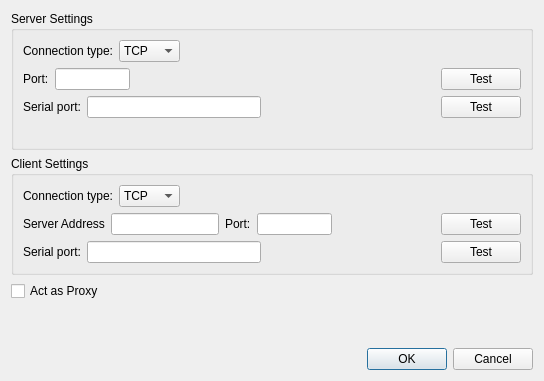
<?xml version="1.0" encoding="UTF-8"?>
<ui version="4.0">
 <class>CommunicationOptions</class>
 <widget class="QDialog" name="CommunicationOptions">
  <property name="geometry">
   <rect>
    <x>0</x>
    <y>0</y>
    <width>544</width>
    <height>381</height>
   </rect>
  </property>
  <property name="windowTitle">
   <string>Communication Settings</string>
  </property>
  <layout class="QVBoxLayout" name="verticalLayout">
   <item>
    <widget class="QGroupBox" name="gbServerSettings">
     <property name="title">
      <string>Server Settings</string>
     </property>
     <layout class="QVBoxLayout" name="verticalLayout_3">
      <item>
       <layout class="QHBoxLayout" name="horizontalLayout">
        <item>
         <widget class="QLabel" name="lServerModeConType">
          <property name="text">
           <string>Connection type:</string>
          </property>
         </widget>
        </item>
        <item>
         <widget class="QComboBox" name="cbServerModeConType">
          <item>
           <property name="text">
            <string>TCP</string>
           </property>
          </item>
          <item>
           <property name="text">
            <string>Serial</string>
           </property>
          </item>
         </widget>
        </item>
        <item>
         <spacer name="horizontalSpacer">
          <property name="orientation">
           <enum>Qt::Horizontal</enum>
          </property>
          <property name="sizeHint" stdset="0">
           <size>
            <width>40</width>
            <height>20</height>
           </size>
          </property>
         </spacer>
        </item>
       </layout>
      </item>
      <item>
       <layout class="QHBoxLayout" name="horizontalLayout_2">
        <item>
         <widget class="QLabel" name="lServerModeSrvPort">
          <property name="text">
           <string>Port:</string>
          </property>
         </widget>
        </item>
        <item>
         <widget class="QLineEdit" name="eServerModeSrvPort">
          <property name="maximumSize">
           <size>
            <width>75</width>
            <height>16777215</height>
           </size>
          </property>
         </widget>
        </item>
        <item>
         <spacer name="horizontalSpacer_2">
          <property name="orientation">
           <enum>Qt::Horizontal</enum>
          </property>
          <property name="sizeHint" stdset="0">
           <size>
            <width>40</width>
            <height>20</height>
           </size>
          </property>
         </spacer>
        </item>
        <item>
         <widget class="QPushButton" name="bServerModeTestSrv">
          <property name="text">
           <string>Test</string>
          </property>
         </widget>
        </item>
       </layout>
      </item>
      <item>
       <layout class="QHBoxLayout" name="horizontalLayout_3">
        <item>
         <widget class="QLabel" name="lServerModeSerPort">
          <property name="text">
           <string>Serial port:</string>
          </property>
         </widget>
        </item>
        <item>
         <widget class="QLineEdit" name="eServerSerialPort">
          <property name="maximumSize">
           <size>
            <width>200</width>
            <height>16777215</height>
           </size>
          </property>
         </widget>
        </item>
        <item>
         <spacer name="horizontalSpacer_3">
          <property name="orientation">
           <enum>Qt::Horizontal</enum>
          </property>
          <property name="sizeHint" stdset="0">
           <size>
            <width>40</width>
            <height>20</height>
           </size>
          </property>
         </spacer>
        </item>
        <item>
         <widget class="QPushButton" name="bServerModeTestPort">
          <property name="text">
           <string>Test</string>
          </property>
         </widget>
        </item>
       </layout>
      </item>
      <item>
       <spacer name="verticalSpacer_2">
        <property name="orientation">
         <enum>Qt::Vertical</enum>
        </property>
        <property name="sizeType">
         <enum>QSizePolicy::Fixed</enum>
        </property>
        <property name="sizeHint" stdset="0">
         <size>
          <width>20</width>
          <height>20</height>
         </size>
        </property>
       </spacer>
      </item>
     </layout>
    </widget>
   </item>
   <item>
    <widget class="QGroupBox" name="gbClientSettings">
     <property name="title">
      <string>Client Settings</string>
     </property>
     <layout class="QVBoxLayout" name="verticalLayout_2">
      <item>
       <layout class="QHBoxLayout" name="horizontalLayout_4">
        <item>
         <widget class="QLabel" name="lClientModeConType">
          <property name="text">
           <string>Connection type:</string>
          </property>
         </widget>
        </item>
        <item>
         <widget class="QComboBox" name="cbClientModeConType">
          <item>
           <property name="text">
            <string>TCP</string>
           </property>
          </item>
          <item>
           <property name="text">
            <string>Serial</string>
           </property>
          </item>
         </widget>
        </item>
        <item>
         <spacer name="horizontalSpacer_4">
          <property name="orientation">
           <enum>Qt::Horizontal</enum>
          </property>
          <property name="sizeHint" stdset="0">
           <size>
            <width>40</width>
            <height>20</height>
           </size>
          </property>
         </spacer>
        </item>
       </layout>
      </item>
      <item>
       <layout class="QHBoxLayout" name="horizontalLayout_5">
        <item>
         <widget class="QLabel" name="lClientModeSrvAddr">
          <property name="text">
           <string>Server Address</string>
          </property>
         </widget>
        </item>
        <item>
         <widget class="QLineEdit" name="eClientModeSrvAddr"/>
        </item>
        <item>
         <widget class="QLabel" name="lClientModeSrvPort">
          <property name="text">
           <string>Port:</string>
          </property>
         </widget>
        </item>
        <item>
         <widget class="QLineEdit" name="eClientModeSrvPort">
          <property name="maximumSize">
           <size>
            <width>75</width>
            <height>16777215</height>
           </size>
          </property>
         </widget>
        </item>
        <item>
         <spacer name="horizontalSpacer_5">
          <property name="orientation">
           <enum>Qt::Horizontal</enum>
          </property>
          <property name="sizeHint" stdset="0">
           <size>
            <width>40</width>
            <height>20</height>
           </size>
          </property>
         </spacer>
        </item>
        <item>
         <widget class="QPushButton" name="bClientModeTestSrv">
          <property name="text">
           <string>Test</string>
          </property>
         </widget>
        </item>
       </layout>
      </item>
      <item>
       <layout class="QHBoxLayout" name="horizontalLayout_6">
        <item>
         <widget class="QLabel" name="lClientModeSerPort">
          <property name="text">
           <string>Serial port:</string>
          </property>
         </widget>
        </item>
        <item>
         <widget class="QLineEdit" name="eClientSerialPort">
          <property name="maximumSize">
           <size>
            <width>200</width>
            <height>16777215</height>
           </size>
          </property>
         </widget>
        </item>
        <item>
         <spacer name="horizontalSpacer_6">
          <property name="orientation">
           <enum>Qt::Horizontal</enum>
          </property>
          <property name="sizeHint" stdset="0">
           <size>
            <width>40</width>
            <height>20</height>
           </size>
          </property>
         </spacer>
        </item>
        <item>
         <widget class="QPushButton" name="bClientModeTestPort">
          <property name="text">
           <string>Test</string>
          </property>
         </widget>
        </item>
       </layout>
      </item>
     </layout>
    </widget>
   </item>
   <item>
    <widget class="QCheckBox" name="chbActAsProxy">
     <property name="text">
      <string>Act as Proxy</string>
     </property>
    </widget>
   </item>
   <item>
    <spacer name="verticalSpacer">
     <property name="orientation">
      <enum>Qt::Vertical</enum>
     </property>
     <property name="sizeHint" stdset="0">
      <size>
       <width>20</width>
       <height>40</height>
      </size>
     </property>
    </spacer>
   </item>
   <item>
    <widget class="QDialogButtonBox" name="buttonBox">
     <property name="orientation">
      <enum>Qt::Horizontal</enum>
     </property>
     <property name="standardButtons">
      <set>QDialogButtonBox::Cancel|QDialogButtonBox::Ok</set>
     </property>
    </widget>
   </item>
  </layout>
 </widget>
 <resources/>
 <connections>
  <connection>
   <sender>buttonBox</sender>
   <signal>accepted()</signal>
   <receiver>CommunicationOptions</receiver>
   <slot>accept()</slot>
   <hints>
    <hint type="sourcelabel">
     <x>248</x>
     <y>254</y>
    </hint>
    <hint type="destinationlabel">
     <x>157</x>
     <y>274</y>
    </hint>
   </hints>
  </connection>
  <connection>
   <sender>buttonBox</sender>
   <signal>rejected()</signal>
   <receiver>CommunicationOptions</receiver>
   <slot>reject()</slot>
   <hints>
    <hint type="sourcelabel">
     <x>316</x>
     <y>260</y>
    </hint>
    <hint type="destinationlabel">
     <x>286</x>
     <y>274</y>
    </hint>
   </hints>
  </connection>
 </connections>
</ui>
